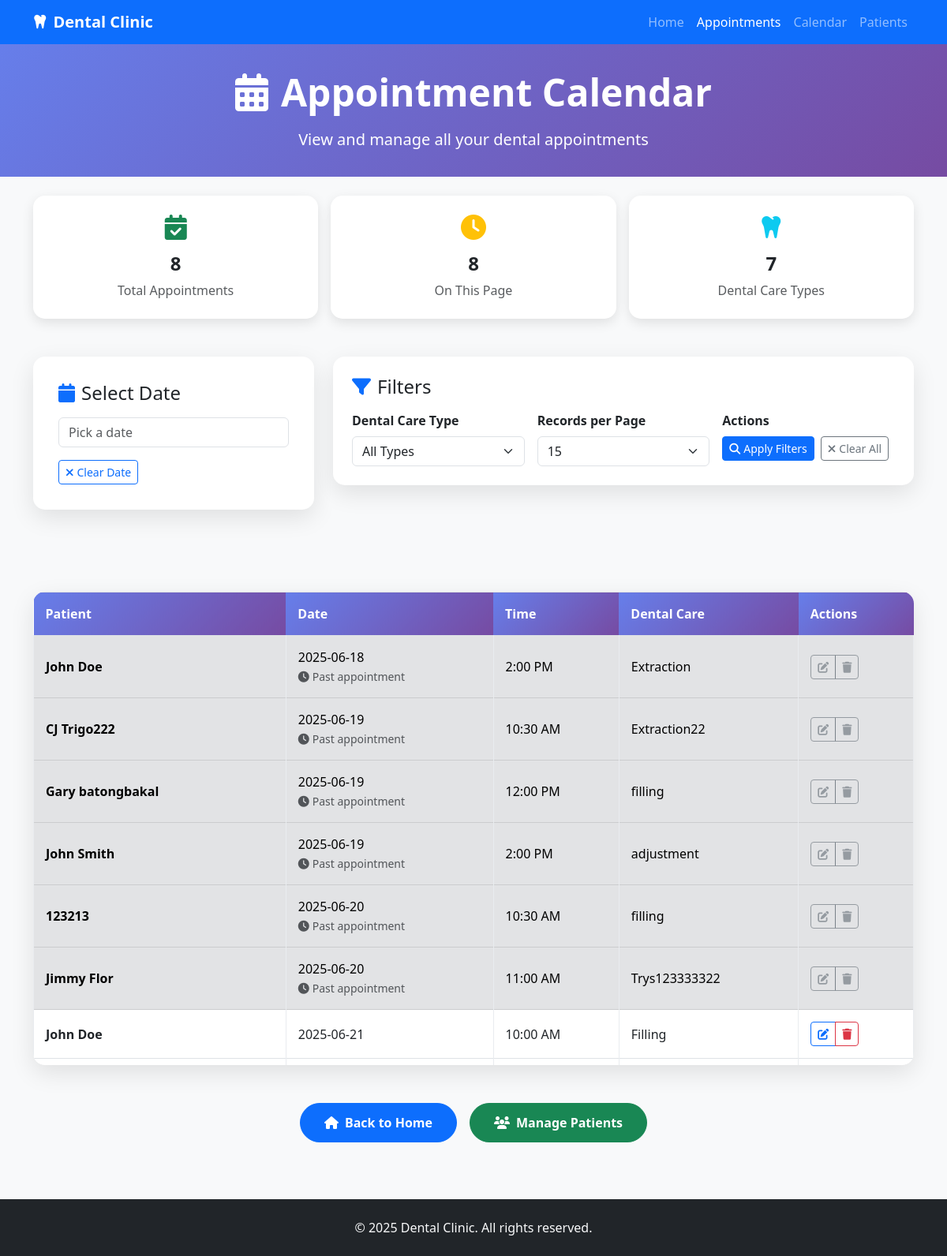
The app's page /appointments with its own data.
### tables this page shows
CREATE TABLE "Appointments" (
                    ID INTEGER PRIMARY KEY AUTOINCREMENT,
                    PatientName TEXT NOT NULL,
                    Contact TEXT NOT NULL,
                    Date TEXT NOT NULL,
                    Time TEXT NOT NULL,
                    DentalCare TEXT NOT NULL
                );

### app.py (the view)
@app.route('/appointments')
def appointments():
    selected_date = request.args.get('date', '')
    dental_care_filter = request.args.get('dental_care', '')
    error_message = request.args.get('error', '')
    page = int(request.args.get('page', 1))
    per_page = int(request.args.get('per_page', 15))  # Default 15 records per page
    if page < 1:
        page = 1
    if per_page < 1 or per_page > 100:  # Limit to reasonable range
        per_page = 15
    conn = sqlite3.connect(DB_FILE)
    cursor = conn.cursor()
    base_conditions = []
    params = []
    if selected_date:
        base_conditions.append("Date = ?")
        params.append(selected_date)
    if dental_care_filter:
        base_conditions.append("DentalCare LIKE ?")
        params.append(f'%{dental_care_filter}%')
    where_clause = " AND ".join(base_conditions) if base_conditions else "1=1"
    count_query = f"SELECT COUNT(*) FROM Appointments WHERE {where_clause}"
    cursor.execute(count_query, params)
    total_appointments = cursor.fetchone()[0]
    total_pages = (total_appointments + per_page - 1) // per_page
    if page > total_pages and total_pages > 0:
        page = total_pages
    offset = (page - 1) * per_page
    query = f"SELECT * FROM Appointments WHERE {where_clause} ORDER BY Date, Time LIMIT ? OFFSET ?"
    cursor.execute(query, params + [per_page, offset])
    appointments = cursor.fetchall()
    cursor.execute("SELECT DISTINCT DentalCare FROM Appointments ORDER BY DentalCare")
    dental_care_types = [row[0] for row in cursor.fetchall()]
    conn.close()
    if error_message == 'past_appointment':
        error_message = "Cannot edit appointments that have already passed."
    elif error_message == 'past_appointment_delete':
        error_message = "Cannot delete appointments that have already passed."
    current_datetime = datetime.now().strftime('%Y-%m-%d %H:%M')
    return render_template('appointments.html',
                         appointments=appointments,
                         selected_date=selected_date,
                         dental_care_filter=dental_care_filter,
                         dental_care_types=dental_care_types,
                         error_message=error_message,
                         current_datetime=current_datetime,
                         page=page,
                         per_page=per_page,
                         total_appointments=total_appointments,
                         total_pages=total_pages)

### app.py (called while the page is built)
@app.template_filter('ampm')
def ampm_filter(value):
    try:
        t = datetime.strptime(value, "%H:%M")
        return t.strftime("%I:%M %p").lstrip('0')
    except Exception:
        return value  # fallback if parsing fails

### templates/appointments.html (shortened to what this page needs)
<!DOCTYPE html>
<html lang="en">
<head>
    <link href="https://cdn.jsdelivr.net/npm/bootstrap@5.3.0/dist/css/bootstrap.min.css" rel="stylesheet">
    <link href="https://cdnjs.cloudflare.com/ajax/libs/font-awesome/6.4.0/css/all.min.css" rel="stylesheet">
    <link rel="stylesheet" href="https://cdn.jsdelivr.net/npm/flatpickr/dist/flatpickr.min.css">
</head>
<body class="bg-light">
    <nav class="navbar navbar-expand-lg navbar-dark bg-primary">
        <div class="container">
            <a class="navbar-brand fw-bold" href="/">
                <i class="fas fa-tooth me-2"></i>Dental Clinic
            </a>
            <div class="collapse navbar-collapse" id="navbarNav">
                <ul class="navbar-nav ms-auto">
                    <li class="nav-item">
                        <a class="nav-link" href="/">Home</a>
                    </li>
                    <li class="nav-item">
                        <a class="nav-link active" href="/appointments">Appointments</a>
                    </li>
                    <li class="nav-item">
                        <a class="nav-link" href="/calendar">Calendar</a>
                    </li>
                    <li class="nav-item">
                        <a class="nav-link" href="/patients">Patients</a>
                    </li>
                </ul>
            </div>
        </div>
    </nav>
    <section class="page-header">
        <div class="container text-center">
            <h1 class="display-5 fw-bold mb-3">
                <i class="fas fa-calendar-alt me-3"></i>Appointment Calendar
            </h1>
            <p class="lead mb-0">View and manage all your dental appointments</p>
        </div>
    </section>
    <section class="py-4">
        <div class="container">
            <div class="row g-3">
                <div class="col-md-4">
                    <div class="stats-card">
                        <i class="fas fa-calendar-check fa-2x text-success mb-3"></i>
                        <h4 class="fw-bold">{{ total_appointments }}</h4>
                        <p class="text-muted mb-0">Total Appointments</p>
                    </div>
                </div>
                <div class="col-md-4">
                    <div class="stats-card">
                        <i class="fas fa-clock fa-2x text-warning mb-3"></i>
                        <h4 class="fw-bold">{{ appointments|length }}</h4>
                        <p class="text-muted mb-0">On This Page</p>
                    </div>
                </div>
                <div class="col-md-4">
                    <div class="stats-card">
                        <i class="fas fa-tooth fa-2x text-info mb-3"></i>
                        <h4 class="fw-bold">{{ dental_care_types|length }}</h4>
                        <p class="text-muted mb-0">Dental Care Types</p>
                    </div>
                </div>
            </div>
        </div>
    </section>
    <section class="py-4">
        <div class="container">
            <div class="row">
                <div class="col-lg-4 mb-4">
                    <div class="calendar-container">
                        <h4 class="mb-3">
                            <i class="fas fa-calendar me-2 text-primary"></i>Select Date
                        </h4>
                        <input type="text" id="datePicker" class="form-control" placeholder="Pick a date">
                        <div class="mt-3">
                            <button class="btn btn-outline-primary btn-sm" onclick="clearDateFilter()">
                                <i class="fas fa-times me-1"></i>Clear Date
                            </button>
                        </div>
                    </div>
                </div>
                <div class="col-lg-8">
                    <div class="filter-container">
                        <h4 class="mb-3">
                            <i class="fas fa-filter me-2 text-primary"></i>Filters
                        </h4>
                        <div class="row g-3">
                            <div class="col-md-4">
                                <label for="dentalCareFilter" class="form-label fw-bold">Dental Care Type</label>
                                <select class="form-select" id="dentalCareFilter">
                                    <option value="">All Types</option>
                                </select>
                            </div>
                            <div class="col-md-4">
                                <label for="per_page" class="form-label fw-bold">Records per Page</label>
                                <select class="form-select" id="per_page" onchange="applyFilters()">
                                    <option value="15" {% if per_page == 15 %}selected{% endif %}>15</option>
                                </select>
                            </div>
                            <div class="col-md-4">
                                <label class="form-label fw-bold">Actions</label>
                                <div class="d-flex gap-2">
                                    <button class="btn btn-primary btn-sm" onclick="applyFilters()">
                                        <i class="fas fa-search me-1"></i>Apply Filters
                                    </button>
                                    <button class="btn btn-outline-secondary btn-sm" onclick="clearAllFilters()">
                                        <i class="fas fa-times me-1"></i>Clear All
                                    </button>
                                </div>
                            </div>
                        </div>
                    </div>
                </div>
            </div>
        </div>
    </section>
    <section class="py-4">
        <div class="container">
            {% if appointments %}
            <div class="appointments-container">
                <div class="table-responsive">
                    <table class="table table-hover table-bordered align-middle mb-0">
                        <thead>
                            <tr>
                                <th>Patient</th>
                                <th>Date</th>
                                <th>Time</th>
                                <th>Dental Care</th>
                                <th>Actions</th>
                            </tr>
                        </thead>
                        <tbody>
                            {% for row in appointments %}
                            {% set appointment_datetime = row[3] + ' ' + row[4] %}
                            {% set is_past_appointment = appointment_datetime < current_datetime %}
                            <tr class="{% if is_past_appointment %}table-secondary{% endif %}">
                                <td><strong>{{ row[1] }}</strong></td>
                                <td>
                                    {{ row[3] }}
                                    {% if is_past_appointment %}
                                    <br><small class="text-muted"><i class="fas fa-clock me-1"></i>Past appointment</small>
                                    {% endif %}
                                </td>
                                <td>{{ row[4]|ampm }}</td>
                                <td>{{ row[5] }}</td>
                                <td>
                                    <div class="btn-group btn-group-sm" role="group">
                                        {% if is_past_appointment %}
                                        <button class="btn btn-outline-secondary" disabled title="Cannot edit past appointments">
                                            <i class="fas fa-edit"></i>
                                        </button>
                                        <button class="btn btn-outline-secondary" disabled title="Cannot delete past appointments">
                                            <i class="fas fa-trash"></i>
                                        </button>
                                        {% else %}
                                        <button class="btn btn-outline-primary edit-appointment-btn"
                                                data-id="{{ row[0] }}"
                                                data-patient="{{ row[1] }}"
                                                data-date="{{ row[3] }}"
                                                data-time="{{ row[4] }}"
                                                data-care="{{ row[5] }}"
                                                title="Edit">
                                            <i class="fas fa-edit"></i>
                                        </button>
                                        <a href="/delete/{{ row[0] }}" class="btn btn-outline-danger"
                                           onclick="event.preventDefault(); showDeleteConfirmation(this.href);"
                                           title="Delete">
                                            <i class="fas fa-trash"></i>
                                        </a>
                                        {% endif %}
                                    </div>
                                </td>
                            </tr>
                            {% endfor %}
                        </tbody>
                    </table>
                </div>
            </div>
            {% endif %}
        </div>
    </section>
    <section class="py-4">
        <div class="container">
            <div class="d-flex flex-column flex-sm-row gap-3 justify-content-center">
                <a href="/" class="btn btn-primary btn-custom">
                    <i class="fas fa-home me-2"></i>Back to Home
                </a>
                <a href="/patients" class="btn btn-success btn-custom">
                    <i class="fas fa-users me-2"></i>Manage Patients
                </a>
            </div>
        </div>
    </section>
    <footer class="bg-dark text-light py-4 mt-5">
        <div class="container text-center">
            <p class="mb-0">&copy; 2025 Dental Clinic. All rights reserved.</p>
        </div>
    </footer>
</body>
</html>

### templates/appointments.html (style rules this page uses)
.calendar-container { background: white; border-radius: 15px; box-shadow: 0 10px 30px rgba(0,0,0,0.1); padding: 2rem; margin-bottom: 2rem; }
.filter-container { background: white; border-radius: 15px; box-shadow: 0 10px 30px rgba(0,0,0,0.1); padding: 1.5rem; margin-bottom: 2rem; }
.appointments-container { background: white; border-radius: 15px; box-shadow: 0 10px 30px rgba(0,0,0,0.1); overflow: hidden; }
.appointments-container .table-responsive { max-height: 600px; overflow-y: auto; }
.table th { background: linear-gradient(135deg, #667eea 0%, #764ba2 100%); color: white; border: none; font-weight: 600; padding: 15px; position: sticky; top: 0; z-index: 10; }
.table td { padding: 15px; vertical-align: middle; border-color: #e9ecef; }
.btn-custom { border-radius: 25px; padding: 12px 30px; font-weight: 600; transition: all 0.3s ease; }
.page-header { background: linear-gradient(135deg, #667eea 0%, #764ba2 100%); color: white; padding: 2rem 0; }
.stats-card { background: white; border-radius: 15px; box-shadow: 0 5px 15px rgba(0,0,0,0.1); padding: 1.5rem; text-align: center; transition: transform 0.3s ease; }

### records on screen
Appointments: PatientName "John Doe", Date "2025-06-18", shows "Past appointment", Time "2:00 PM", DentalCare "Extraction"
Appointments: PatientName "CJ Trigo222", Date "2025-06-19", shows "Past appointment", Time "10:30 AM", DentalCare "Extraction22"
Appointments: PatientName "Gary batongbakal", Date "2025-06-19", shows "Past appointment", Time "12:00 PM", DentalCare "filling"
Appointments: PatientName "John Smith", Date "2025-06-19", shows "Past appointment", Time "2:00 PM", DentalCare "adjustment"
Appointments: PatientName "123213", Date "2025-06-20", shows "Past appointment", Time "10:30 AM", DentalCare "filling"
Appointments: PatientName "Jimmy Flor", Date "2025-06-20", shows "Past appointment", Time "11:00 AM", DentalCare "Trys123333322"
Appointments: PatientName "John Doe", Date "2025-06-21", Time "10:00 AM", DentalCare "Filling"

### other values on screen
{{ total_appointments }} "8"
{{ appointments|length }} "8"
{{ dental_care_types|length }} "7"
